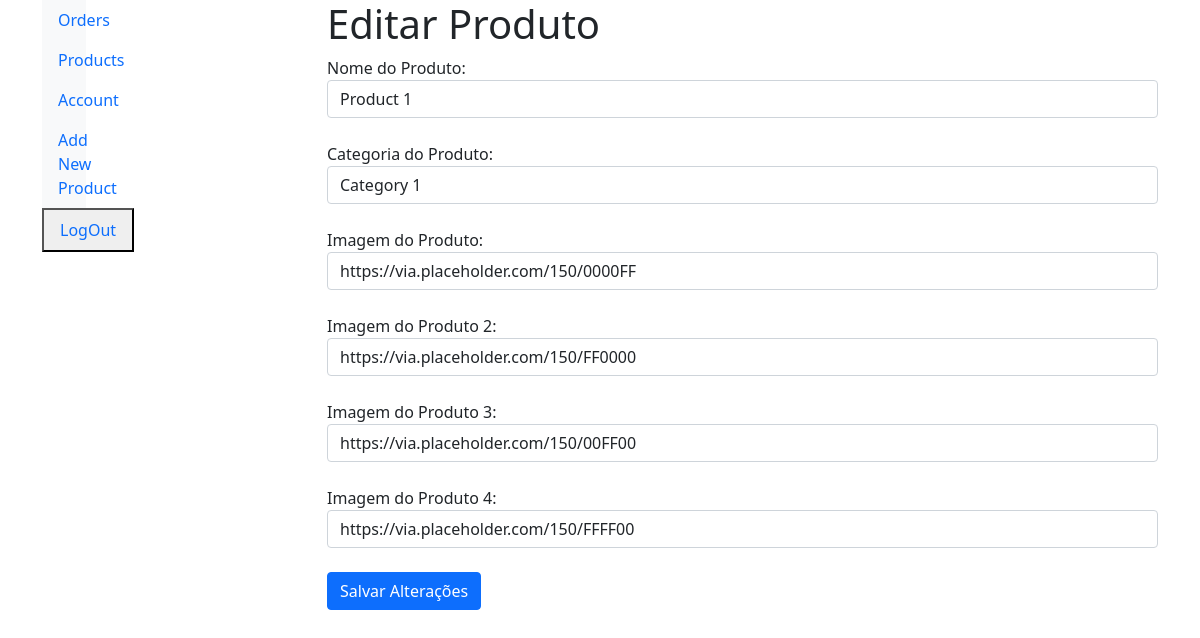
The app's page /admin/edit_product.php?product_id=1 with its own data.
### tables this page shows
CREATE TABLE products (
    product_id INT(11) AUTO_INCREMENT PRIMARY KEY,
    product_name VARCHAR(100) NOT NULL,
    product_category VARCHAR(100) NOT NULL,
    product_description VARCHAR(250),
    product_image VARCHAR(250),
    product_image2 VARCHAR(250),
    product_image3 VARCHAR(250),
    product_image4 VARCHAR(250),
    product_price DECIMAL(6,2) NOT NULL,
    product_special_offer INT(2),
    product_color VARCHAR(100)
);

### admin/edit_product.php (the view, shortened to what this page needs)
<?php
include 'header.php';
if (isset($_GET['product_id'])) {
    $product_id = $_GET['product_id'];
    $sql = "SELECT * FROM products WHERE product_id = ? LIMIT 1";
    $stmt = $conn->prepare($sql);
    $stmt->bind_param("i", $product_id);
    $stmt->execute();
    $result = $stmt->get_result();
    if ($result->num_rows > 0) {
        $product = $result->fetch_assoc();
    } else {
        echo "Produto não encontrado.";
        exit();
    }
} else {
    echo "ID do produto não fornecido.";
    exit();
}
?>
<!DOCTYPE html>
<html lang="en">
<head>
    <?php include 'links.php'; ?>
</head>
<body>
    <div class="container">
        <div class="row">
            <div class="col-3">
                <?php include "sidemenu.php"; ?>
            </div>
            <div class="col-9">
                <h1>Editar Produto</h1>
                <form action="edit_product.php" method="post">
                    <div class="form-group">
                        <label for="product_name">Nome do Produto:</label>
                        <input type="text" id="product_name" name="product_name" class="form-control" maxlength="100"
                            value="<?php echo $product['product_name']; ?>" required>
                    </div><br>
                    <div class="form-group">
                        <label for="product_category">Categoria do Produto:</label>
                        <input type="text" id="product_category" name="product_category" class="form-control"
                            maxlength="100" value="<?php echo $product['product_category']; ?>" required>
                    </div><br>
                    <div class="form-group">
                        <label for="product_image">Imagem do Produto:</label>
                        <input type="text" id="product_image" name="product_image" class="form-control" maxlength="255"
                            value="<?php echo $product['product_image']; ?>" required>
                    </div><br>
                    <div class="form-group">
                        <label for="product_image2">Imagem do Produto 2:</label>
                        <input type="text" id="product_image2" name="product_image2" class="form-control" maxlength="255"
                            value="<?php echo $product['product_image2']; ?>" required>
                    </div><br>
                    <div class="form-group">
                        <label for="product_image3">Imagem do Produto 3:</label>
                        <input type="text" id="product_image3" name="product_image3" class="form-control" maxlength="255"
                            value="<?php echo $product['product_image3']; ?>" required>
                    </div><br>
                    <div class="form-group">
                        <label for="product_image4">Imagem do Produto 4:</label>
                        <input type="text" id="product_image4" name="product_image4" class="form-control" maxlength="255"
                            value="<?php echo $product['product_image4']; ?>" required>
                    </div><br>
                    <button type="submit" class="btn btn-primary">Salvar Alterações</button>
                </form>
            </div>
        </div>
    </div>
</body>
</html>

### records on screen
products: product_name "Product 1", product_category "Category 1", product_image "https://via.placeholder.com/150/0000FF", product_image2 "https://via.placeholder.com/150/FF0000", product_image3 "https://via.placeholder.com/150/00FF00", product_image4 "https://via.placeholder.com/150/FFFF00"
